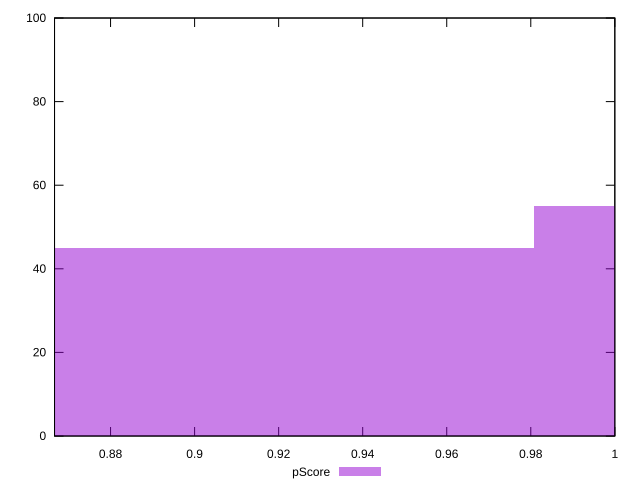

Write the gnuplot code that produced this figure.
reset

$pScore <<EOF
1.0561727841694586 55
0.9052909578595361 45
EOF

set key outside below
set boxwidth 0.15088182630992267
set xrange [0.8666666666666667:1]
set yrange [0:100]
set trange [0:100]
set style fill transparent solid 0.5 noborder
set terminal svg size 640, 490 enhanced background rgb 'white'
set output "report_00016_2021-02-10T13-31-48.338Z/unused-css-rules/samples/pages+cached/pScore/histogram.svg"

plot $pScore title "pScore" with boxes

reset
